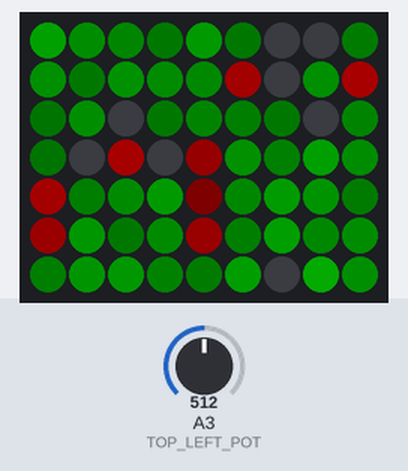
The sketch below on a simulated Arduino Uno, built with avr-gcc and run on an emulated ATmega328P. On the bench: 9×7 RGB LED matrix (first LED top left, wired row by row). The inputs (shaded band) are chosen by the test bench; at power-on: A3 (TOP_LEFT_POT) = 512. Dim RGB values are drawn brighter than linear; random numbers use the default seed unless the sketch sets one.

Above: at 1.3 s.
1.4 s: A3 (TOP_LEFT_POT) set to 900
At 3.76 s:
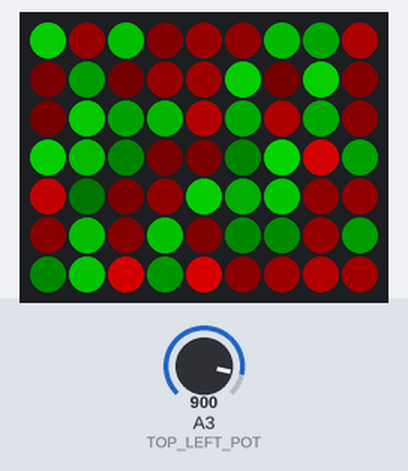
4.4 s: A3 (TOP_LEFT_POT) set to 1023
At 4.97 s:
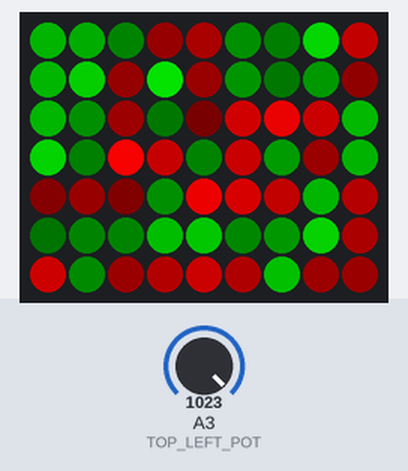
6.3 s: A3 (TOP_LEFT_POT) set to 716
At 6.77 s:
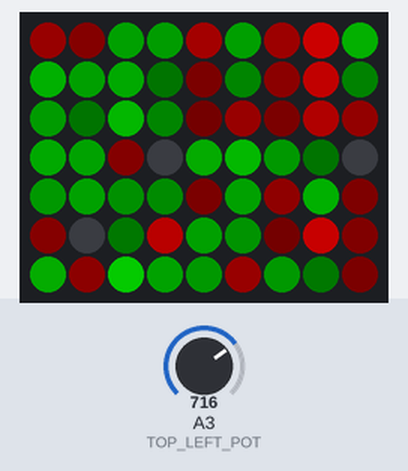
Timing chart, 0 to 9.3 s (numbered marks = the images above; inputs shaded):
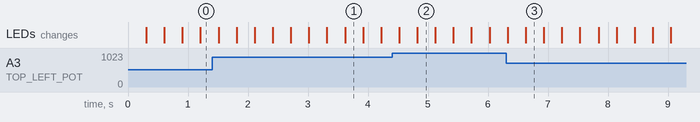

The sketch:

combined.ino
```cpp
#include <FastLED.h>

#define DATA_PIN 11
#define INTERVAL 10
#define TOP_LEFT_POT 3
#define MIN_DITHER_BRIGHTNESS 2

#define WIDTH 9
#define HEIGHT 7
#define NUM_LEDS 63
#define GREEN_HUE 95
#define RED_HUE 0
#define MIN_BRIGHTNESS 10

CHSV leds[NUM_LEDS];
CRGB leds_rgb[NUM_LEDS];
char speed[NUM_LEDS];
char persistence_of_version_color_channel;

uint8_t random_speed() {
  // return random8() % 2 + 2;
  return random8() % 2 + 1;
}

uint8_t random_value() {
  return random8() % 128 + 128;
}

uint8_t random_saturation() {
  return random8() % 32 + 224;
}

uint8_t random_hue() {
  if (random8() % 2 == 0) {
    return GREEN_HUE;
  } else {
    return RED_HUE;
  }
}

void random_fill() {
  for(int i = 0; i < NUM_LEDS; i++) {
    leds[i] = CHSV(GREEN_HUE, random_saturation(), random_value());
    speed[i] = random_speed();
  }
}


uint8_t getWidth() {
  return WIDTH;
}

uint8_t getHeight() {
  return HEIGHT;
}

void setup() {
  FastLED.addLeds<P9813, RGB>(leds_rgb, NUM_LEDS);

  random_fill();
  hsv2rgb_rainbow(leds, leds_rgb, NUM_LEDS);
}

void loop() {
  EVERY_N_MILLISECONDS(INTERVAL) {
    FastLED.show();

    for(int i = 0; i < NUM_LEDS; i++) {
      uint8_t previous_value = leds[i].value;
      leds[i].value -= speed[i];

      if (leds[i].value < MIN_BRIGHTNESS) {
        speed[i] = random_speed();
        leds[i].saturation = random_saturation();
        leds[i].value = random_value();
        leds[i].hue = random_hue();
      }
    }

    hsv2rgb_rainbow(leds, leds_rgb, NUM_LEDS);
  }

  EVERY_N_MILLISECONDS(250) {
    float rawDitheredBrightness = analogRead(TOP_LEFT_POT) / 1024.0;
    byte ditheredBrightness = MIN_DITHER_BRIGHTNESS + (pow(rawDitheredBrightness, 2) * (255.0 - MIN_DITHER_BRIGHTNESS));
    FastLED.setBrightness(ditheredBrightness);
  }
}
```
